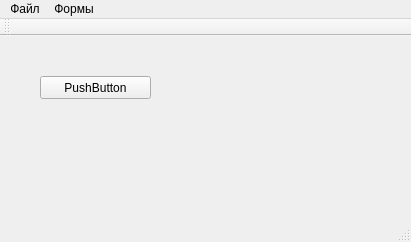
<?xml version="1.0" encoding="UTF-8"?>
<ui version="4.0">
 <class>Form1</class>
 <widget class="QMainWindow" name="Form1">
  <property name="geometry">
   <rect>
    <x>0</x>
    <y>0</y>
    <width>411</width>
    <height>242</height>
   </rect>
  </property>
  <property name="windowTitle">
   <string>Форма 1</string>
  </property>
  <widget class="QWidget" name="centralWidget">
   <widget class="QPushButton" name="pushButton">
    <property name="geometry">
     <rect>
      <x>40</x>
      <y>40</y>
      <width>111</width>
      <height>23</height>
     </rect>
    </property>
    <property name="text">
     <string>PushButton</string>
    </property>
   </widget>
  </widget>
  <widget class="QMenuBar" name="menuBar">
   <property name="geometry">
    <rect>
     <x>0</x>
     <y>0</y>
     <width>411</width>
     <height>21</height>
    </rect>
   </property>
   <widget class="QMenu" name="menu">
    <property name="title">
     <string>Файл</string>
    </property>
   </widget>
   <widget class="QMenu" name="menu_2">
    <property name="title">
     <string>Формы</string>
    </property>
    <addaction name="gotoForm2"/>
   </widget>
   <addaction name="menu"/>
   <addaction name="menu_2"/>
  </widget>
  <widget class="QToolBar" name="mainToolBar">
   <attribute name="toolBarArea">
    <enum>TopToolBarArea</enum>
   </attribute>
   <attribute name="toolBarBreak">
    <bool>false</bool>
   </attribute>
  </widget>
  <widget class="QStatusBar" name="statusBar"/>
  <action name="gotoForm2">
   <property name="text">
    <string>Перейти на форму 2</string>
   </property>
  </action>
 </widget>
 <layoutdefault spacing="6" margin="11"/>
 <resources/>
 <connections/>
</ui>
